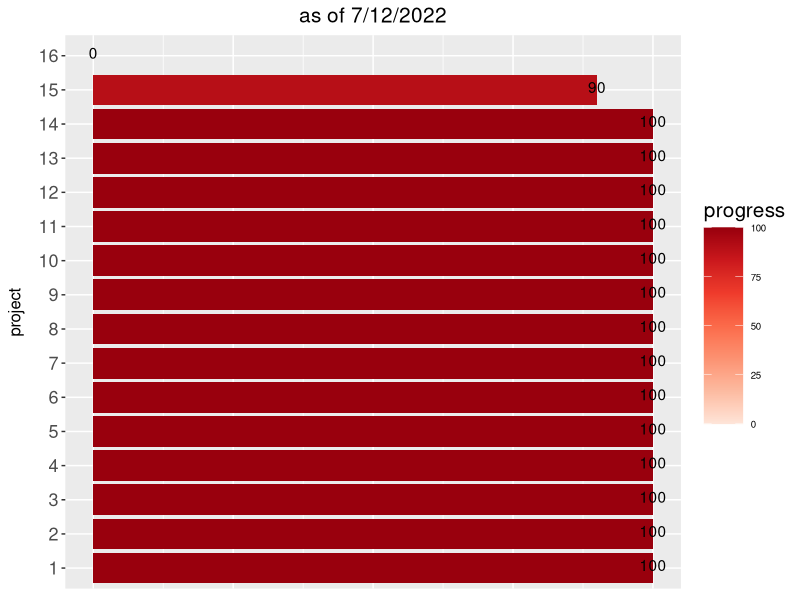

The R source for this figure:
## ---- chunk 1
knitr::opts_chunk$set(echo = TRUE)
library(tidyverse)
## ---- chunk 2
###### https://rstudio-pubs-static.s3.amazonaws.com/215319_ac67755c296b441dac7b24b48fc30156.html
project_progress=data.frame(project=seq(1,16), progress=c(100, 100, 100, 100, 100, 100, 100, 100, 100, 100, 100, 100,100,100,90, 0))
bp.y <- ggplot(data =project_progress, aes(x = factor(project), y = progress)) + 
    geom_bar(stat = "identity", aes(fill = progress))+ 
  labs(x = "project")+
  geom_text(aes(label=progress), position=position_dodge(width=0.8), vjust=0.25, color="black")+  # add numbers over bars+
coord_flip()+ 
 theme_gray() +
    theme(axis.title.x = element_blank(), axis.text.x = element_blank(),
          axis.ticks.x = element_blank(), axis.text.y = element_text(size = 13), 
          axis.title.y = element_text(size = 12, margin = margin(0,10,0,0), angle =90 ), # this adjusts "project" on y axis 
          legend.position="none") + 
    scale_fill_distiller(name = "progress", palette = "Reds", direction = 1) + 
  theme(legend.position = "right", legend.direction = "vertical",
          legend.title = element_text(size = 15), legend.key.size = unit(1,"cm"),
          legend.text = element_text(size = 7))+
  ggtitle("as of 7/12/2022")+
  theme(plot.title = element_text(hjust = 0.5, size=15)) #center the title
bp.y
